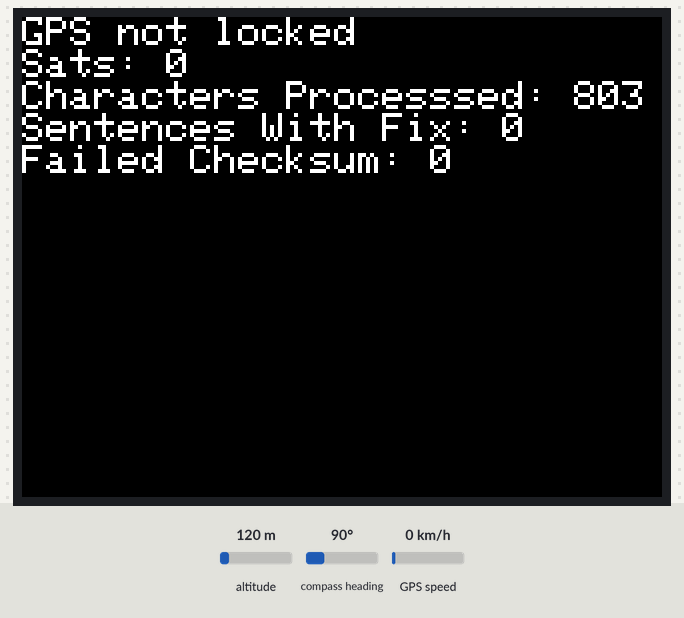
Recording of a sketch running on a simulated ESP32. Parts: 320×240 colour display. Inputs (shaded band) come from the test bench; at power-on: altitude 120 m, compass heading 90°, GPS speed 0 km/h. A WiFi scan finds three made-up networks; storage starts empty; the GPS gets a fix after 3 s at 37.7749, -122.4194 with 8 satellites; what the sketch prints to the serial monitor is not drawn.

Above: at 1.8 s.
1.9 s: altitude set to 20 m
At 4.5 s:
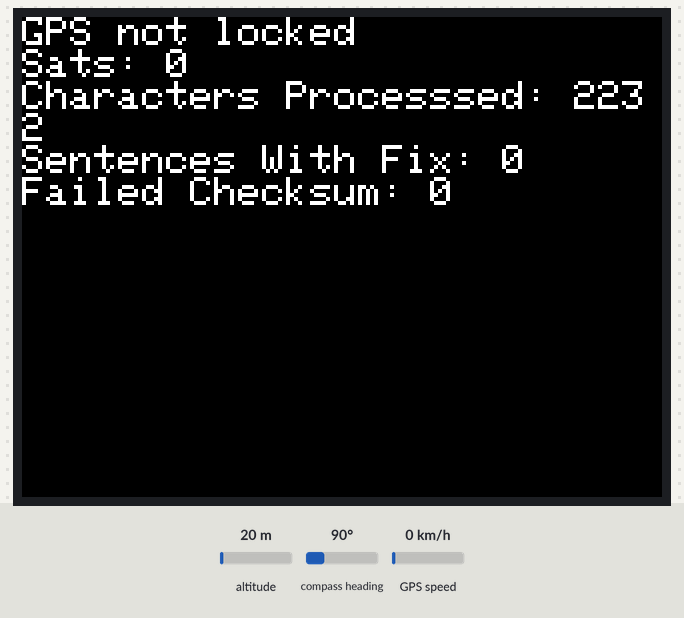
At 8.1 s:
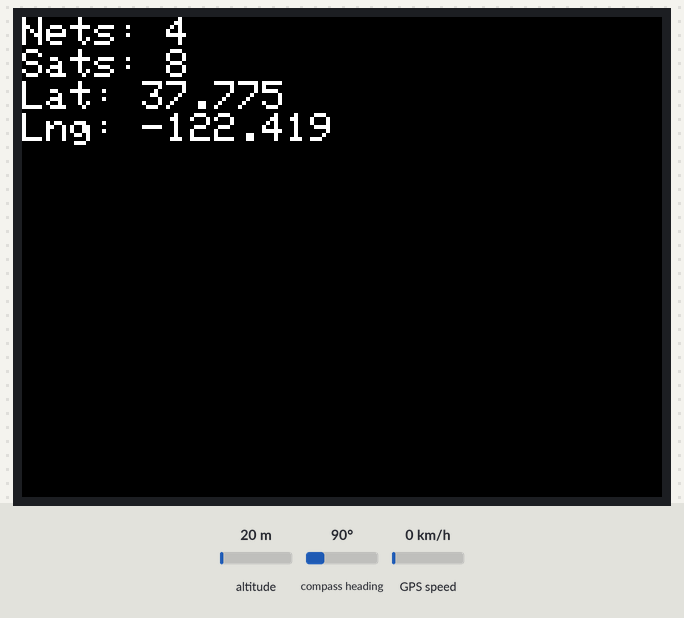
Timing chart, 0 to 9.6 s (numbered marks = the images above; inputs shaded):
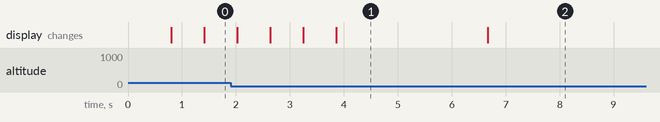

The sketch:

working.ino
```cpp
#include <TinyGPS++.h>
#include <SPI.h>
#include <Wire.h>
#include <M5Stack.h>
#include "WiFi.h"
#include <SD.h>
#include <string>
#include <map>
#include <cstring>
#define ARDUINO_USD_CS 4
#define LOG_FILE_PREFIX "/gpslog"
#define MAX_LOG_FILES 100
#define LOG_FILE_SUFFIX "csv"
#define LOG_COLUMN_COUNT 11
#define LOG_RATE 500
#define NOTE_DH2 661
using namespace std;

char logFileName[13];
int totalNetworks = 0;
unsigned long lastLog = 0;

const String wigleHeaderFileFormat = "WigleWifi-1.4,appRelease=2.26,model=Feather,release=0.0.0,device=arduinoWardriving,display=3fea5e7,board=esp8266,brand=Adafruit";
const char * log_col_names[LOG_COLUMN_COUNT] = {
  "MAC", "SSID", "AuthMode", "FirstSeen", "Channel", "RSSI", "Latitude", "Longitude", "AltitudeMeters", "AccuracyMeters", "Type"
};

TinyGPSPlus tinyGPS;
HardwareSerial ss(2);
File root;

std::map<uint8_t, string> my_map = {
    { 2, "[WPA-PSK-CCMP+TKIP][ESS]" },
    { 4, "[WEP][ESS]" },
    { 5, "[WPA2-PSK-CCMP+TKIP][ESS]" },
    { 7, "[ESS]" },
    { 8, "[WPA-PSK-CCMP+TKIP][WPA2-PSK-CCMP+TKIP][ESS]" }
};

uint8_t GetByte(uint8_t network){
    byte encryption = WiFi.encryptionType(network);
    return encryption;
}

string GetDictionaryString(uint8_t value){
    try {
      return my_map.at(value);
    }
catch (const std::exception& e) {
        return "Unidentified";
    }

}

void setup() {
  M5.begin();
  Serial.begin(115200);
  ss.begin(9600);
  WiFi.mode(WIFI_STA);
  WiFi.disconnect();

  if (!SD.begin(ARDUINO_USD_CS)) {

    M5.Lcd.println("SD card error");
    M5.Lcd.println("Error initializing SD card.");
    while(true)
      delay(100);
  }

  M5.Lcd.println("SD card OK!");
  delay(500);
  updateFileName();
  printHeader();
}

void loop() {
      if (tinyGPS.location.isValid()) {
        lookForNetworks();
        screenWipe();
        M5.Lcd.print("Nets: ");
        M5.Lcd.println(totalNetworks);
        M5.Lcd.print("Sats: ");
        M5.Lcd.println(tinyGPS.satellites.value());
        M5.Lcd.print("Lat: ");
        M5.Lcd.println(tinyGPS.location.lat(), 3);
        M5.Lcd.print("Lng: ");
        M5.Lcd.println(tinyGPS.location.lng(), 3);

       } else {
        Serial.print("Location invalid. Satellite count: ");
        Serial.println(tinyGPS.satellites.value());
        screenWipe();
        M5.Lcd.println("GPS not locked");
        M5.Lcd.print("Sats: ");
        M5.Lcd.println(tinyGPS.satellites.value());
        M5.Lcd.print("Characters Processsed: ");
        M5.Lcd.println(tinyGPS.charsProcessed());
        M5.Lcd.print("Sentences With Fix: ");
        M5.Lcd.println(tinyGPS.sentencesWithFix());
        M5.Lcd.print("Failed Checksum: ");
        M5.Lcd.println(tinyGPS.failedChecksum());
      }
    smartDelay(LOG_RATE);
}

static void smartDelay(unsigned long ms) {
  unsigned long start = millis();
  do {
    while (ss.available())
      tinyGPS.encode(ss.read());
  } while (millis() - start < ms);
}


void lookForNetworks() {
  int n = WiFi.scanNetworks();
  if (n == 0) {
    Serial.println("No networks found");
    Serial.println("No networks found");
    M5.Lcd.fillScreen(RED);
  } else {
    for (uint8_t i = 0; i <= n; ++i) {
      Serial.print("Network name: ");
      Serial.println(WiFi.SSID(i));
      if ((isOnFile(WiFi.BSSIDstr(i)) == -1) && (WiFi.channel(i) > 0) && (WiFi.channel(i) < 15)) { //Avoid erroneous channels
        totalNetworks++;
        File logFile = SD.open(logFileName, FILE_APPEND);
        Serial.print("New network found ");
        Serial.println(WiFi.BSSIDstr(i));
        M5.Lcd.setCursor(0,110);
        M5.Lcd.println("                                                         ");//clear the part of the LCD we're going to write the next ssid to
        M5.Lcd.setCursor(0,110);
        M5.Lcd.println("New Networks:");
        String SSID = WiFi.SSID(i);
        M5.Lcd.setCursor(0,130);
        M5.Lcd.println(SSID);
        logFile.print(WiFi.BSSIDstr(i));
        logFile.print(',');
        SSID = WiFi.SSID(i);
        // Commas in SSID brokes the csv file padding
        SSID.replace(",", ".");
        if(logFile.print(SSID)){
          Serial.println("************************************************************************Message appended");
    } else {
        Serial.println("******************************************************************************Append failed");

        }
        //logFile.print(SSID);
        logFile.print(',');

        string abc = "";


        string test = GetDictionaryString(GetByte(i));
        const char *str = test.c_str();
        logFile.print(str);
        logFile.print(',');
        logFile.print(tinyGPS.date.year());
        logFile.print('-');
        logFile.print(tinyGPS.date.month());
        logFile.print('-');
        logFile.print(tinyGPS.date.day());
        logFile.print(' ');
        logFile.print(tinyGPS.time.hour());
        logFile.print(':');
        logFile.print(tinyGPS.time.minute());
        logFile.print(':');
        logFile.print(tinyGPS.time.second());
        logFile.print(',');
        logFile.print(WiFi.channel(i));
        logFile.print(',');
        logFile.print(WiFi.RSSI(i));
        logFile.print(',');
        logFile.print(tinyGPS.location.lat(), 6);
        logFile.print(',');
        logFile.print(tinyGPS.location.lng(), 6);
        logFile.print(',');
        logFile.print(tinyGPS.altitude.meters(), 1);
        logFile.print(',');
        logFile.print((tinyGPS.hdop.value(), 1));
        logFile.print(',');
        logFile.print("WIFI");
        logFile.println();
        logFile.close();
      }
    }
  }
   //M5.Speaker.tone(NOTE_DH2, 20);
}

int isOnFile(String mac) {

  File netFile = SD.open(logFileName);
  String currentNetwork;
  if (netFile) {
    while (netFile.available()) {
      currentNetwork = netFile.readStringUntil('\n');
      if (currentNetwork.indexOf(mac) != -1) {
        //Serial.println("The network was already found");
        //Serial.println("The network was already found");
        //Serial.println("The network was already found");
        //Serial.println("******************************************************************");
        netFile.close();
        //M5.Lcd.print("We think we already found this network debug????");
        //M5.Lcd.print("The index of the network is: ");
        //M5.Lcd.println(currentNetwork.indexOf(mac));
        return currentNetwork.indexOf(mac);
      }
    }
    netFile.close();
    Serial.println("We dont think we've seen this network before");
    //M5.Lcd.println("We dont think we've seen this network before");
    //M5.Lcd.print("The index of the network is: ");
    //M5.Lcd.println(currentNetwork.indexOf(mac));
    return currentNetwork.indexOf(mac);
  }
  Serial.println("netFile was not true");
  //M5.Lcd.print("netFile was not true");
}

void printHeader() {
  File logFile = SD.open(logFileName, FILE_WRITE);
  if (logFile) {
    int i = 0;
    logFile.println(wigleHeaderFileFormat); // comment out to disable Wigle header
    for (; i < LOG_COLUMN_COUNT; i++) {
      logFile.print(log_col_names[i]);
      if (i < LOG_COLUMN_COUNT - 1)
        logFile.print(',');
      else
        logFile.println();
    }
    logFile.close();
  }
}

void updateFileName() {
  int i = 0;
  for (; i < MAX_LOG_FILES; i++) {
    memset(logFileName, 0, strlen(logFileName));
    sprintf(logFileName, "%s%d.%s", LOG_FILE_PREFIX, i, LOG_FILE_SUFFIX);
    if (!SD.exists(logFileName)) {
      Serial.println("we picked a new file name");
      Serial.println(logFileName);
      M5.Lcd.println("we picked a new file name");
      M5.Lcd.println(logFileName);
      break;
    } else {
      Serial.print(logFileName);
      Serial.println(" exists");
    }
  }
  M5.Lcd.println("File name: ");
  M5.Lcd.println(logFileName);
}

void screenWipe() {
  M5.Lcd.setTextSize(2);
  M5.Lcd.fillScreen(BLACK);
  M5.Lcd.setCursor(0, 0);
}
```

Measured:
- what the display in image 1 shows lasts 2.8 s, from 3.9 s to 6.7 s
